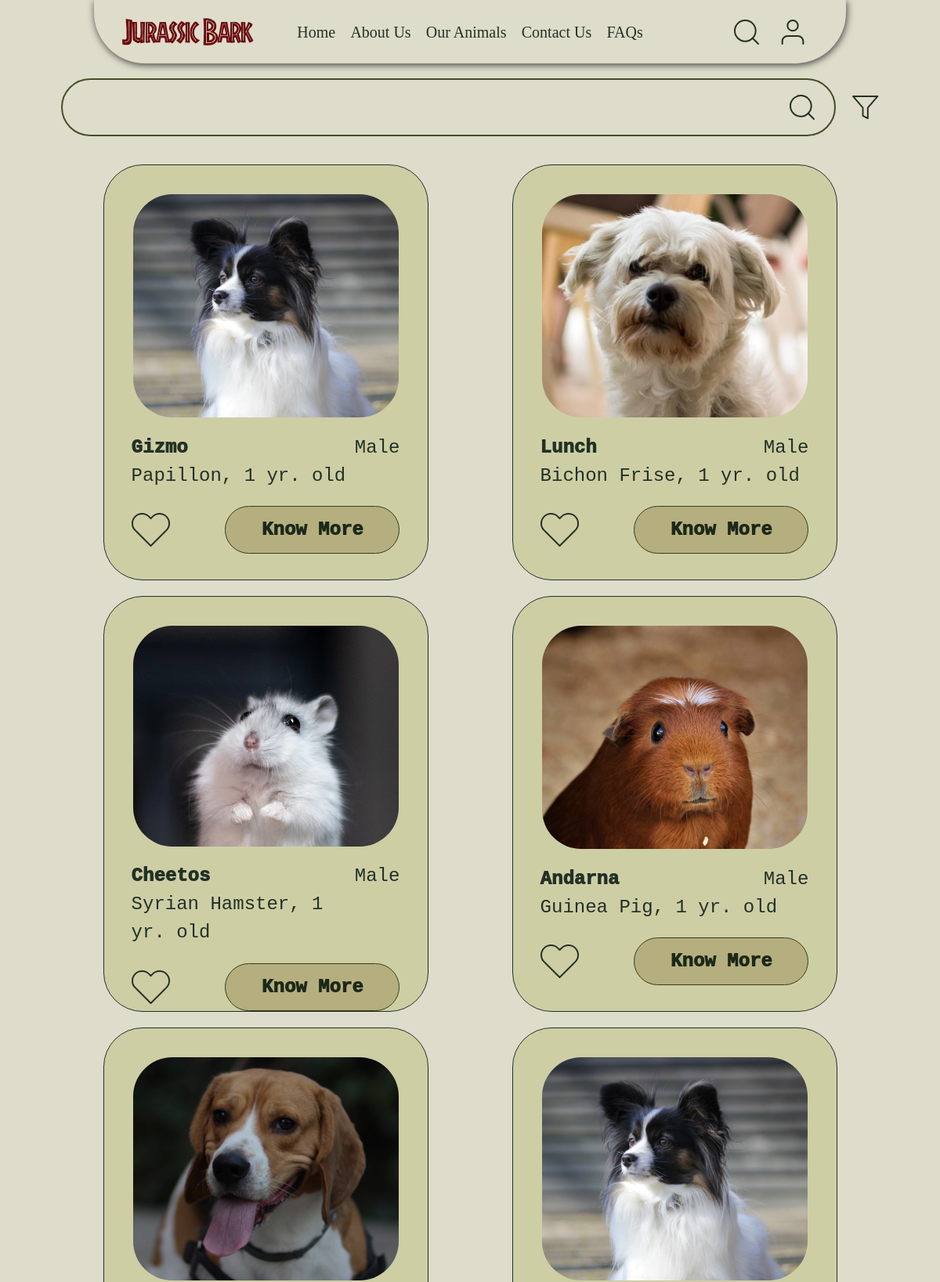
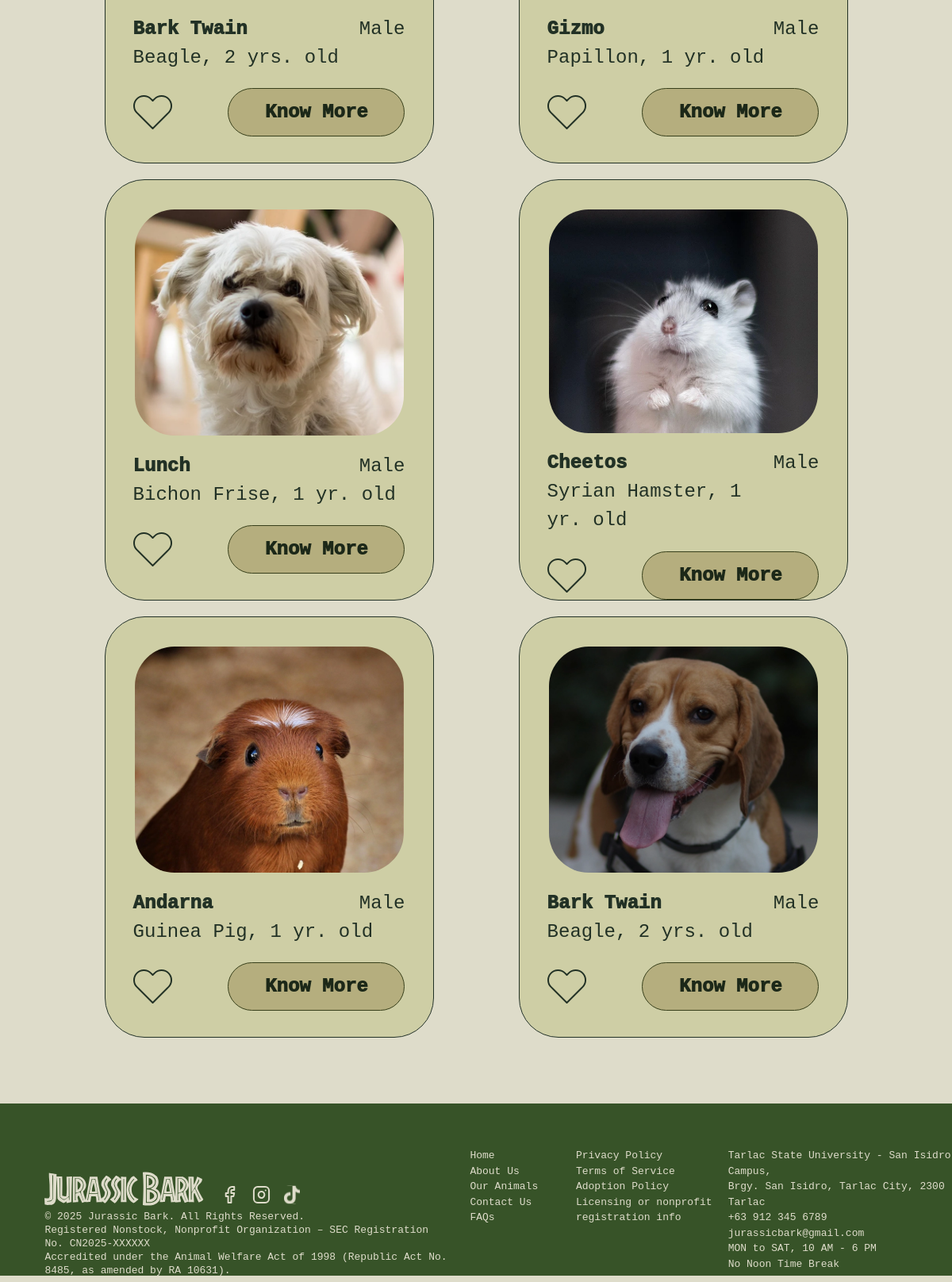
The page /ourAnimals.php on the database its author committed (2 pictures, top to bottom).
### tables this page shows
CREATE TABLE `pets` (
  `petID` int(11) NOT NULL,
  `name` varchar(50) NOT NULL,
  `type` varchar(50) NOT NULL,
  `breed` varchar(50) NOT NULL,
  `age` int(11) NOT NULL,
  `price` double NOT NULL,
  `details` longtext NOT NULL CHECK (json_valid(`details`)),
  `imageDirectory` varchar(255) NOT NULL,
  `adoptedById` int(11) DEFAULT NULL
);

### ourAnimals.php (the view, shortened to what this page needs)
<?php
$pets = [];
$error = null;
if ($_SERVER['REQUEST_METHOD'] === 'GET') {
    try {
        $host = '127.0.0.1';
        $dbname = 'adoptiondb';
        $username = 'root';
        $password = '';
        $pdo = new PDO("mysql:host=$host;dbname=$dbname;charset=utf8mb4", $username, $password);
        $pdo->setAttribute(PDO::ATTR_ERRMODE, PDO::ERRMODE_EXCEPTION);
        $stmt = $pdo->prepare("SELECT petID, name, type, breed, age, price, details, imageDirectory FROM pets ORDER BY petID DESC");
        $stmt->execute();
        $pets = $stmt->fetchAll(PDO::FETCH_ASSOC);
    } catch (PDOException $e) {
        $error = "Database error: " . $e->getMessage();
    }
}
?>
<!DOCTYPE html>
<html lang="en">
<head>
    <link rel="stylesheet" href="ourAnimals.css">
    <link rel="stylesheet" href="global-application-styles.css">
    <link rel="stylesheet" href="globalFooterNav.css">
</head>
<body>
    <div class="nav">
        <div class="navLogo">
            <img src="images/homeImages/Jurassic Bark.webp" alt="">
        </div>
        <div class="mainNav">
            <p><a href="index.php">Home</a></p>
            <p> <a href="aboutUs.html">About Us</a></p>
            <p> <a href="ourAnimals.php">Our Animals</a></p>
            <p><a href="contact.html">Contact Us</a></p>
            <p><a href="faqs.html">FAQs</a></p>
        </div>
        <div class="navControls">
        </div>
    </div>
    <div class="searchBarSection">
        <div class="searchBar">
            <img src="images\ourAnimalsImages\search.svg" alt="">
        </div>
        <div class="filterIconCon">
            <img src="images\ourAnimalsImages\Vector.svg" alt="">
        </div>
    </div>
    <div class="petsList">
        <?php if ($error): ?>
            <p style="text-align: center; width: 100%; padding: 50px; color: red;">
                Error loading pets: <?php echo htmlspecialchars($error); ?>
            </p>
        <?php elseif (empty($pets)): ?>
            <p style="text-align: center; width: 100%; padding: 50px;">
                No pets available at the moment.
            </p>
        <?php else: ?>
            <?php foreach ($pets as $pet): ?>
                <?php
                    $details = json_decode($pet['details'], true);
                    $gender = isset($details['gender']) ? htmlspecialchars($details['gender']) : 'Unknown';
                    $ageText = $pet['age'] > 1 ? $pet['age'] . ' yrs. old' : $pet['age'] . ' yr. old';
                ?>
                <div class="petCard">
                    <div class="petPicCon">
                        <img src="<?php echo htmlspecialchars($pet['imageDirectory']); ?>"
                             alt="<?php echo htmlspecialchars($pet['name']); ?>"
                             onerror="this.src='images/homeImages/petPics/default-pet.jpg'">
                    </div>
                    <div class="petDetails">
                        <p class="petName"><?php echo htmlspecialchars($pet['name']); ?></p>
                        <p class="petGender"><?php echo $gender; ?></p>
                        <p class="petType"><?php echo htmlspecialchars($pet['breed']) . ', ' . $ageText; ?></p>
                    </div>
                    <div class="buttons">
                        <img class="heartBtn" src="images/ourAnimalsImages/heart icon.svg" alt="Like">
                        <a href="petDetails.php?id=<?php echo $pet['petID']; ?>">
                            <div class="knowMoreBtn"><p>Know More</p></div>
                        </a>
                    </div>
                </div>
            <?php endforeach; ?>
        <?php endif; ?>
    </div>
    <div class="HomeFooter">
    <div class="footerBg" ></div>
    <div class="foot1" >
        <div class="footerLogoIcons" >
            <img class="footLogo" src="images/homeImages/Jurassic Bark.svg" alt="">
            <div class="smallIconsCon">
                <img class="smallIcons" src="images/homeImages/facebook.svg" alt="">
                <img class="smallIcons" src="images/homeImages/instagram.svg" alt="">
                <img class="smallIcons" src="images/homeImages/tiktok.svg" alt="">            </div>
            </div>
        <div class="foot1Text" >
            © 2025 Jurassic Bark. All Rights Reserved.
            <br>
            Registered Nonstock, Nonprofit Organization – SEC Registration No. CN2025-XXXXXX
            <br>
            Accredited under the Animal Welfare Act of 1998 (Republic Act No. 8485, as amended by RA 10631).
        </div>
    </div>
    <div class="foot2" >
        Home
        <br>
        About Us
        <br>
        Our Animals
        <br>
        Contact Us
        <br>
        FAQs
    </div>
    <div class="foot3" >
        Privacy Policy
        <br>
        Terms of Service
        <br>
        Adoption Policy
        <br>
        Licensing or nonprofit
        <br>
        registration info
    </div>
    <div class="foot4" >
        Tarlac State University - San Isidro Campus,
        <br>
        Brgy. San Isidro, Tarlac City, 2300 Tarlac
        <br>
        +63 912 345 6789
        <br>
        jurassicbark@gmail.com
        <br>
        MON to SAT, 10 AM - 6 PM
        <br>
        No Noon Time Break
    </div>
    </div>
</body>
</html>

### ourAnimals.css (style rules this page uses)
*, *::before, *::after { box-sizing: border-box; }
* { margin: 0; }
@media (prefers-reduced-motion: no-preference) { html { interpolate-size: allow-keywords; } }
body { line-height: 1.5; -webkit-font-smoothing: antialiased; }
img, picture, video, canvas, svg { display: block; max-width: 100%; }
p, h1, h2, h3, h4, h5, h6 { overflow-wrap: break-word; }
p { text-wrap: pretty; }
:root { --fontColor: #223125; --fontColor2: #725134; --fontColor3: #444E27; --bgColor: #DEDCCA; }
body { position: relative; background: var(--bgColor); color: var(--fontColor); font-family: "Chakra Petch"; display: flex; flex-direction: column; align-items: center; overflow-x: hidden; }
.searchBarSection { display: flex; width: 87%; align-items: center; gap: 2%; }
.searchBar { height: 74px; width: 100%; border: 2px solid #444E27; border-radius: 100px; display: flex; align-items: center; justify-content: flex-end; padding-right: 2%; }
.petsList { width: 87%; margin-top: 3%; display: grid; grid-template-columns: repeat(auto-fit, minmax(430px, 1fr)); row-gap: 20px; justify-items: center; align-items: start; }
.petCard { width: 415px; height: 531px; border: 1px solid #223125; border-radius: 50px; position: relative; overflow: hidden; display: flex; align-items: center; flex-direction: column; color: var(--fontColor); }
.petPicCon { width: 339px; height: 285px; border-radius: 50px; margin-top: 37px; overflow: hidden; }
.petDetails { width: 83%; display: grid; grid-template-columns: 3fr 1fr; grid-row: 1fr 1fr; font-size: 24px; margin-top: 5%; }
.petName { font-weight: 1000; }
.petGender { text-align: end; }
.petType { grid-column: 1/3; }
.buttons { margin-top: 5%; width: 83%; display: flex; align-items: center; position: relative; justify-content: space-between; }
.knowMoreBtn { height: 61px; width: 223px; border: 1px solid #444E27; background: #E0D7C3; border-radius: 100px; mix-blend-mode: multiply; display: flex; align-items: center; justify-content: center; font-size: 24px; font-weight: 1000; position: relative; }

### global-application-styles.css (style rules this page uses)
* { margin: 0; padding: 0; box-sizing: border-box; }
:root { --container-w: 743.17px; --img-max: 100px; }
body { font-family: 'Chakra Petch', monospace; background-image: url('fabric_background.png'); background-size: cover; min-height: 100vh; color: #4a3728; padding: clamp(28px, 6.5vw, 120px) 0 clamp(16px, 4.5vw, 80px) 0; }

### globalFooterNav.css (style rules this page uses)
:root { --fontColor: #223125; --fontColor2: #725134; --fontColor3: #444E27; --bgColor: #DEDCCA; }
body { padding-bottom: 300px; padding-top: 100px; }
a { text-decoration: none; color: inherit; }
.nav { top: 0; position: absolute; display: grid; grid-template-columns: 1fr 2fr 1fr; align-items: center; flex-direction: row; justify-content: center; height: 81px; font-family: "Chakra Petch"; color: var(--fontColor); font-size: 20px; border-radius: 0px 0px 65px 65px; width: 80%; background: var(--bgColor); z-index: 4; box-shadow: 1px 2px 10px rgb(65, 65, 65); z-index: 1000; }
.navLogo { display: flex; align-items: center; justify-content: center; }
.mainNav { display: flex; align-items: center; flex-direction: row; justify-content: center; gap: 4%; width: 100%; height: 100%; }
.navControls { display: flex; align-items: center; gap: 10%; justify-content: flex-end; padding-right: 20%; }
.nav p { transition: .2s; cursor: pointer; }
.footerBg { position: absolute; width: 100%; height: 100%; background-color: #3F6032; mix-blend-mode: multiply; z-index: -1; }
.HomeFooter { position: absolute; width: 100%; height: 217px; display: grid; grid-template-columns: 4fr 1fr 1.5fr 2fr; color: var(--bgColor); font-size: 13px; bottom: 0; }
.foot1 { display: grid; grid-template-rows: 1.5fr 1fr; }
.footLogo { width: 70%; }
.footerLogoIcons { display: flex; align-items: flex-end; justify-content: center; padding-left: 10%; gap: 4%; padding-bottom: 1%; }
.smallIconsCon { gap: 6%; display: flex; margin-bottom: .5%; width: 100%; }
.foot1Text, .bottomFoot1Text { display: flex; align-items: center; padding-left: 10%; line-height: 1.3; margin-bottom: 1%; }
.foot2, .foot3, .foot4 { display: flex; align-items: flex-start; justify-content: center; padding-top: 7vh; }

### rows shown on the page
pets: imageDirectory+name (picture), name "Gizmo", details "Male", breed "Papillon", age "1 yr. old"
pets: imageDirectory+name (picture), name "Lunch", details "Male", breed "Bichon Frise", age "1 yr. old"
pets: imageDirectory+name (picture), name "Cheetos", details "Male", breed "Syrian Hamster", age "1 yr. old"
pets: imageDirectory+name (picture), name "Andarna", details "Male", breed "Guinea Pig", age "1 yr. old"
pets: imageDirectory (picture), name "Bark Twain", details "Male", breed "Beagle", age "2 yrs. old"
pets: imageDirectory+name (picture), name "Gizmo", details "Male", breed "Papillon", age "1 yr. old"
pets: imageDirectory+name (picture), name "Lunch", details "Male", breed "Bichon Frise", age "1 yr. old"
pets: imageDirectory+name (picture), name "Cheetos", details "Male", breed "Syrian Hamster", age "1 yr. old"
pets: imageDirectory+name (picture), name "Andarna", details "Male", breed "Guinea Pig", age "1 yr. old"
pets: imageDirectory (picture), name "Bark Twain", details "Male", breed "Beagle", age "2 yrs. old"
